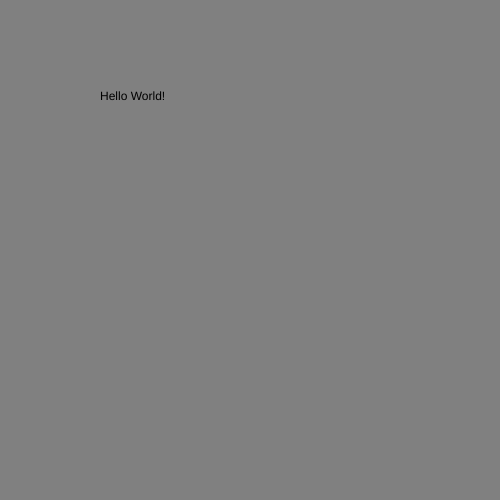
Frame 1 (no input)
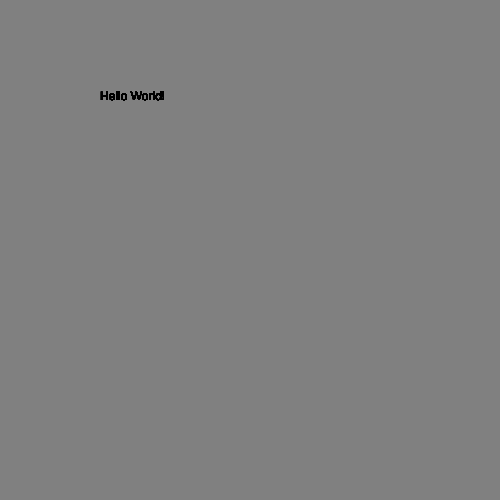
Frame 60 (no input)
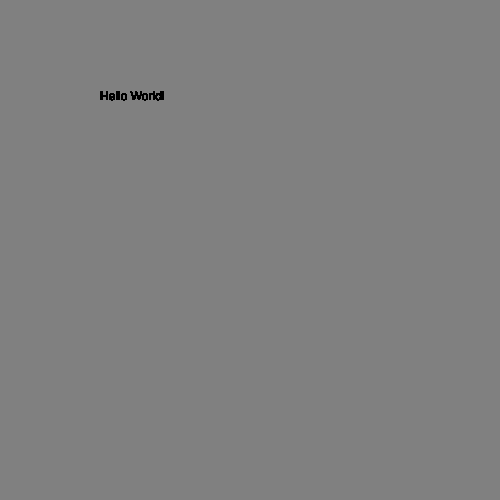
Frame 120 (the mouse pressed at the canvas centre since frame 60)

The p5.js sketch that drew these frames (run headless with seeded random() and noise() and a simulated clock; from frame 60 on, the mouse is pressed at the canvas centre):

// p5.js sketch
// ── sketch.js
// declare the setup function
function setup() {

    // create a canvas 500px wide and 500px high
    createCanvas( 500, 500 );

    // color the background 'grey'
    background( 'grey' );
}


// declare draw() function
function draw(){

  // using the text function, have p5 write, "Hello World!"
  text("Hello World!", 100, 100);
}
